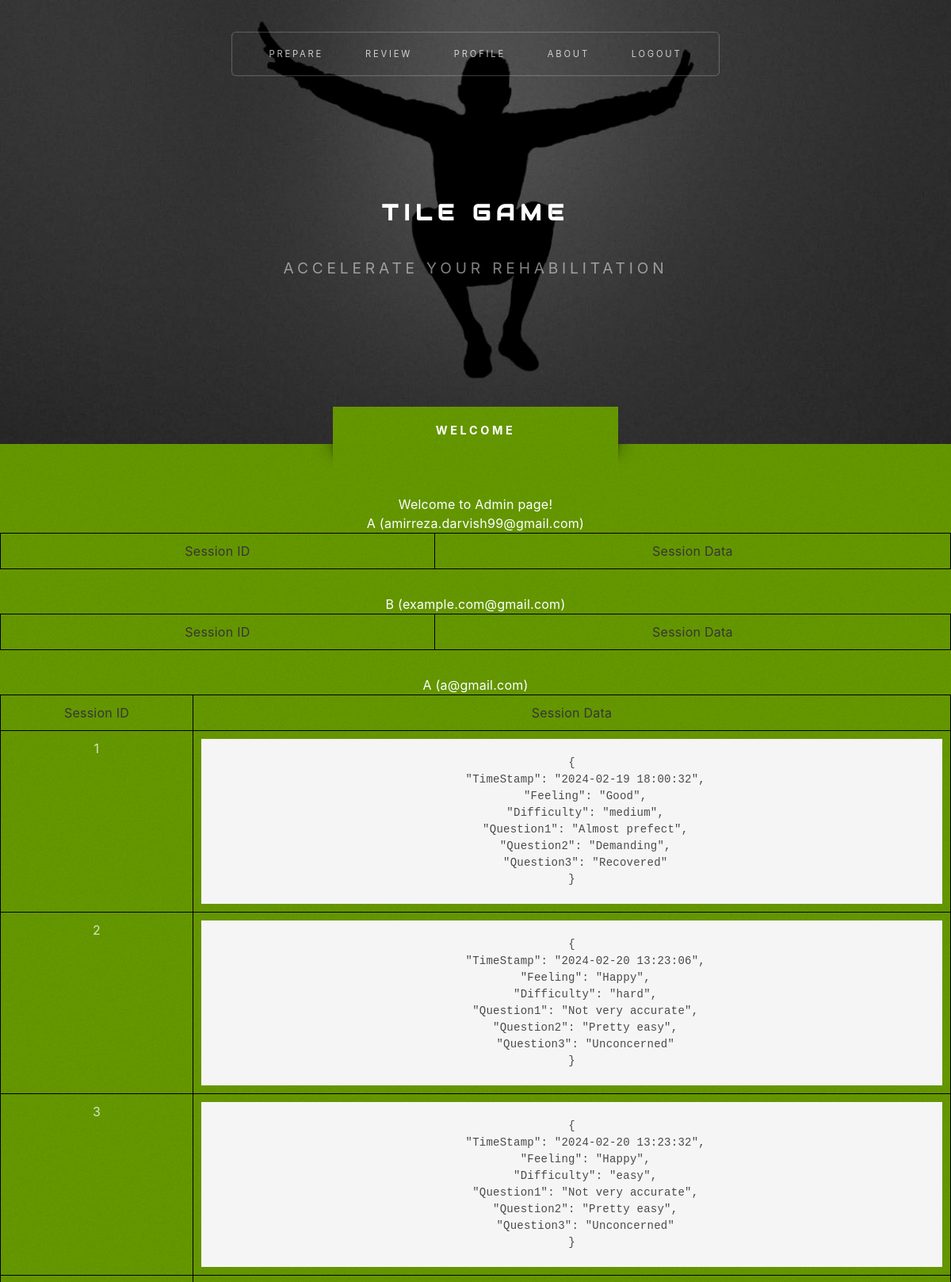
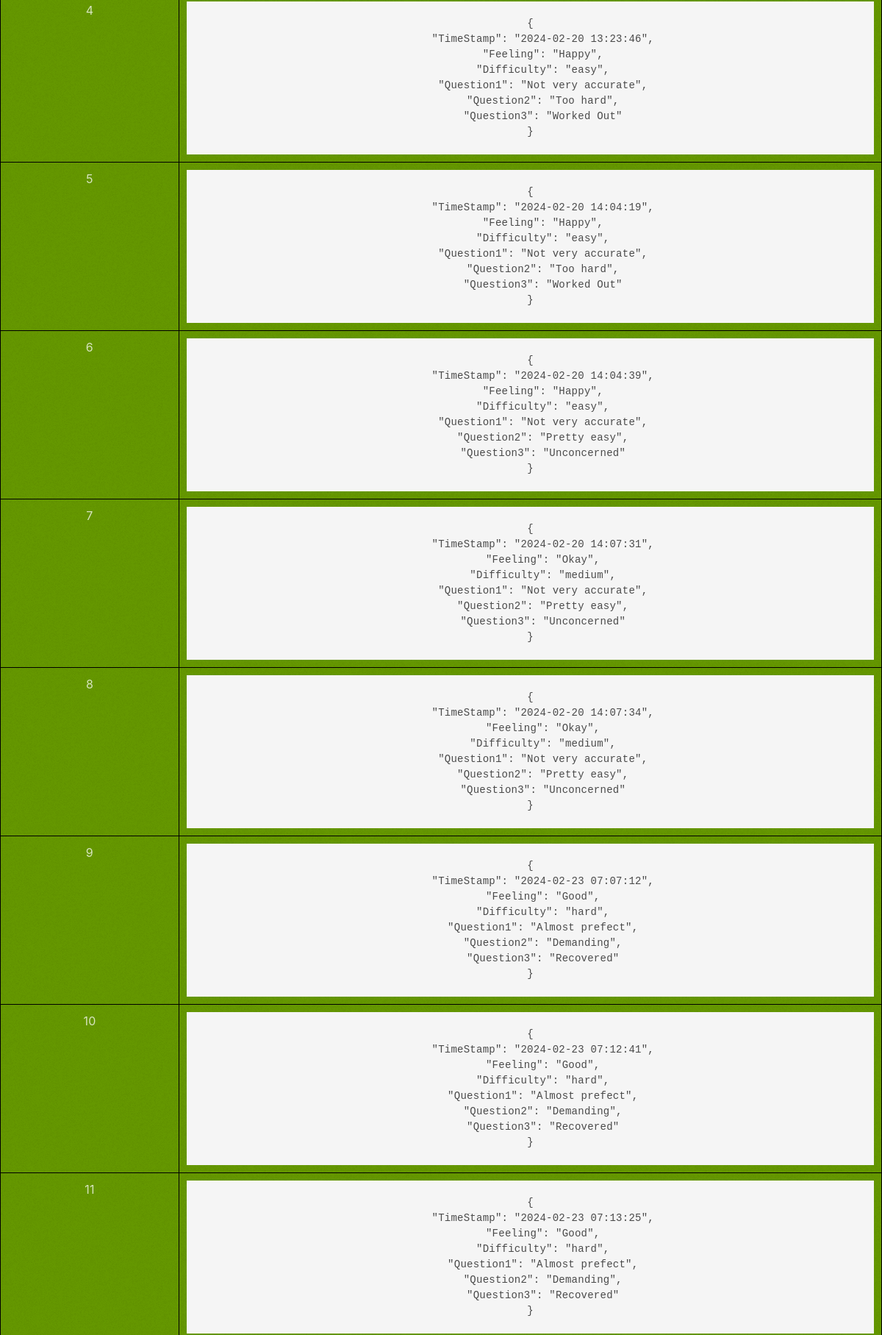
The app's page /admin/users (signed in, upper part) with its own data (2 pictures, top to bottom).
### project/models.py (models this page shows)
class User(UserMixin, db.Model):
    id = db.Column(db.Integer, primary_key=True)
    email = db.Column(db.String(100), unique=True)
    password = db.Column(db.String(100))
    name = db.Column(db.String(1000))
    is_admin = db.Column(db.Boolean, default=False)
    sessions = db.relationship('UserSession', backref='user', lazy=True)

### project/auth.py (the view)
@auth.route('/admin/users')
def admin():
    users = User.query.all()  # Fetch all users
    users_data = []
    for user in users:
        user_sessions = UserSession.query.filter_by(user_id=user.id).all()  # Fetch sessions for each user
        sessions_data = [json.dumps(session.get_session_data(), indent=4) for session in user_sessions]
        users_data.append({
            'email': user.email,
            'name': user.name,
            'sessions': sessions_data
        })
    return render_template('admin.html', users=users_data)

### project/__init__.py (called while the page is built)
def create_app():
    app = Flask(__name__, template_folder='templates')
    app.config['SECRET_KEY'] = 'secret-key-goes-here'
    app.config['SQLALCHEMY_DATABASE_URI'] = 'sqlite:///db.sqlite'
    db.init_app(app)
    migrate = Migrate(app, db)
    login_manager = LoginManager()
    login_manager.login_view = 'auth.login'
    login_manager.init_app(app)
    from .models import User
    @login_manager.user_loader
    def load_user(user_id):
        return User.query.get(int(user_id))
    with app.app_context():
        db.create_all()
    from .auth import auth as auth_blueprint
    app.register_blueprint(auth_blueprint)
    from .main import main as main_blueprint
    app.register_blueprint(main_blueprint)
    socketio.init_app(app)
    return app

### project/models.py (called while the page is built)
    def get_session_data(self):
        return json.loads(self.session_data)

### project/templates/admin.html (shortened to what this page needs)
<!DOCTYPE HTML>
<html>
	<head>
		<link rel="stylesheet" href="{{ url_for('static', filename='assets/css/main.css') }}" />
		<link rel="stylesheet" href="https://cdnjs.cloudflare.com/ajax/libs/bulma/0.7.2/css/bulma.min.css" />
	</head>
	<body class="homepage is-preload">
		<div id="page-wrapper">
				<section id="header" class="wrapper">
						<div id="logo">
							<h1 class="font-effect-neon">TILE GAME</h1>
							<p>accelerate your rehabilitation</p>
						</div>
						{% if current_user.is_authenticated %}
						<nav id="nav">
							<ul>
								<li><a href="/prepare">Prepare</a>
								</li>
								<li><a href="/review">Review</a>
								</li>
								<li><a href="/profile">Profile</a></li>
								<li><a href="#footer">About</a></li>
								<li><a href="/logout">Logout</a></li>
							</ul>
						</nav>
						{% endif %}
				</section>
				<section id="intro" class="wrapper style1">
					<div class="title">Welcome</div>
					{% if current_user.is_authenticated %}
					<div id="loggedin" class="container">
						<h2> Welcome to Admin page!</h2>
					</div>
					<div>
						{% for user in users %}
							<h3>{{ user.name }} ({{ user.email }})</h3>
							<table>
								<tr>
									<th>Session ID</th>
									<th>Session Data</th>
								</tr>
								{% for session in user.sessions %}
									<tr>
										<td>{{ loop.index }}</td>
										<td>
											<pre>{{ session }}</pre>
										</td>
									</tr>
								{% endfor %}
							</table>
						{% else %}
							<p>No users found.</p>
						{% endfor %}
					</div>
					{% endif %}
				</section>
		</div>
	</body>
</html>

### project/templates/admin.html (style rules this page uses)
table, th, td { border: 1px solid black; border-collapse: collapse; }
th, td { padding: 10px; }

### records on screen
User: name "A", email "amirreza.darvish99@gmail.com"
User: name "B", email "example.com@gmail.com"
User: name "A", email "a@gmail.com", sessions "{ \"TimeStamp\": \"2024-02-19 18:00:32\", \"Feeling\": \"Good\", \"Difficulty\": \"medium\", \"Question1\": \"Almost prefect\", \"Question2\": \"Demanding\", \"Question3\": \"Recovered\" }" "{ \"TimeStamp\": \"2024-02-20 13:23:06\", \"Feeling\": \"Happy\", \"Difficulty\": \"hard\", \"Question1\": \"Not very accurate\", \"Question2\": \"Pretty easy\", \"Question3\": \"Unconcerned\" }" "{ \"TimeStamp\": \"2024-02-20 13:23:32\", \"Feeling\": \"Happy\", \"Difficulty\": \"easy\", \"Question1\": \"Not very accurate\", \"Question2\": \"Pretty easy\", \"Question3\": \"Unconcerned\" }" "{ \"TimeStamp\": \"2024-02-20 13:23:46\", \"Feeling\": \"Happy\", \"Difficulty\": \"easy\", \"Question1\": \"Not very accurate\", \"Question2\": \"Too hard\", \"Question3\": \"Worked Out\" }" "{ \"TimeStamp\": \"2024-02-20 14:04:19\", \"Feeling\": \"Happy\", \"Difficulty\": \"easy\", \"Question1\": \"Not very accurate\", \"Question2\": \"Too hard\", \"Question3\": \"Worked Out\" }" "{ \"TimeStamp\": \"2024-02-20 14:04:39\", \"Feeling\": \"Happy\", \"Difficulty\": \"easy\", \"Question1\": \"Not very accurate\", \"Question2\": \"Pretty easy\", \"Question3\": \"Unconcerned\" }" "{ \"TimeStamp\": \"2024-02-20 14:07:31\", \"Feeling\": \"Okay\", \"Difficulty\": \"medium\", \"Question1\": \"Not very accurate\", \"Question2\": \"Pretty easy\", \"Question3\": \"Unconcerned\" }" "{ \"TimeStamp\": \"2024-02-20 14:07:34\", \"Feeling\": \"Okay\", \"Difficulty\": \"medium\", \"Question1\": \"Not very accurate\", \"Question2\": \"Pretty easy\", \"Question3\": \"Unconcerned\" }" "{ \"TimeStamp\": \"2024-02-23 07:07:12\", \"Feeling\": \"Good\", \"Difficulty\": \"hard\", \"Question1\": \"Almost prefect\", \"Question2\": \"Demanding\", \"Question3\": \"Recovered\" }" "{ \"TimeStamp\": \"2024-02-23 07:12:41\", \"Feeling\": \"Good\", \"Difficulty\": \"hard\", \"Question1\": \"Almost prefect\", \"Question2\": \"Demanding\", \"Question3\": \"Recovered\" }" "{ \"TimeStamp\": \"2024-02-23 07:13:25\", \"Feeling\": \"Good\", \"Difficulty\": \"hard\", \"Question1\": \"Almost prefect\", \"Question2\": \"Demanding\", \"Question3\": \"Recovered\" }"
